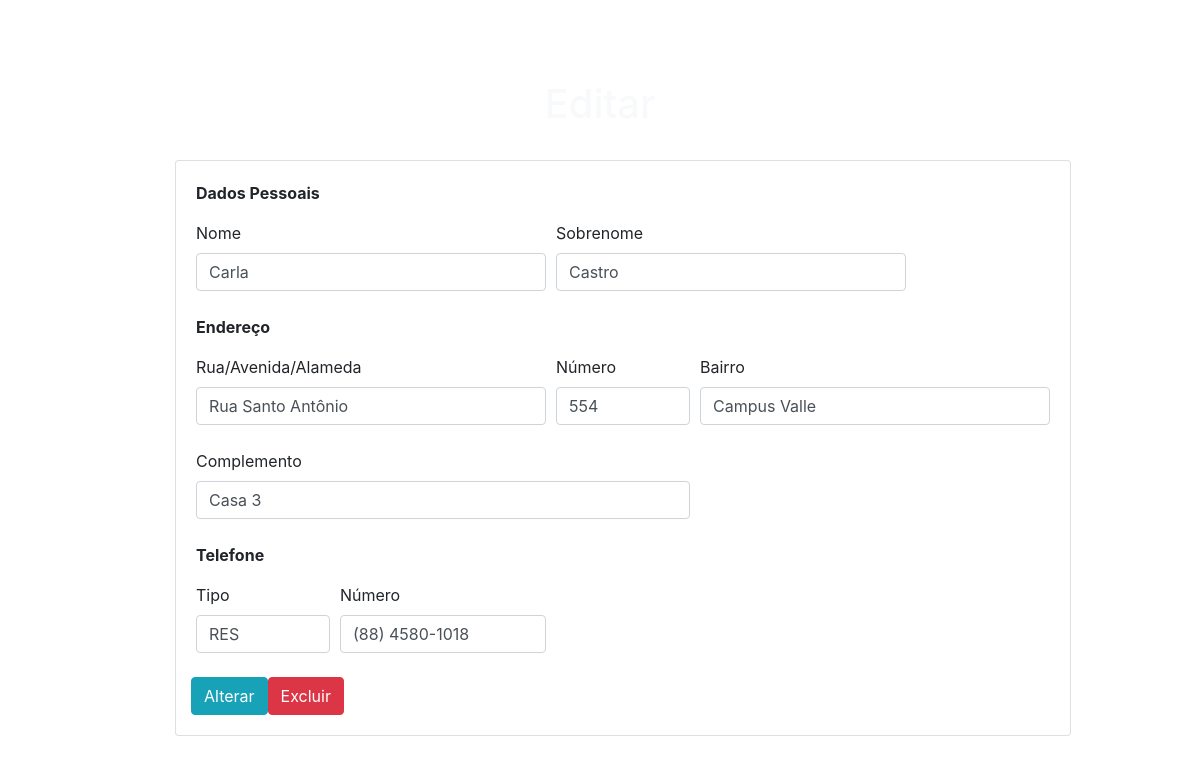
/3/editar/, run on the app's committed database.
### tables this page shows
CREATE TABLE cliente(
	id INTEGER PRIMARY KEY AUTOINCREMENT,
	nome TEXT(30) NOT NULL,
	sobrenome TEXT(30) NOT NULL
);

CREATE TABLE endereco(
	id INTEGER PRIMARY KEY AUTOINCREMENT,
	clienteid INT,
	rua TEXT(150) NOT NULL,
	numero TEXT(20),
	bairro TEXT(50) NOT NULL,
	complemento TEXT (150),
	CONSTRAINT fk_endereco_cliente FOREIGN KEY(clienteid) REFERENCES cliente(id)
);

CREATE TABLE telefone(
	id INTEGER PRIMARY KEY AUTOINCREMENT,
	tipo TEXT(3) NOT NULL,
	telnum TEXT(15) NOT NULL,
	clienteid INT,
	CHECK (TIPO IN ('RES','COM','CEL')),
	FOREIGN KEY(clienteid) REFERENCES cliente(id)
);

### app.py (the view, shortened to what this page needs)
@app.route('/<int:id>/editar/', methods=('GET', 'POST'))
def editar(id):
    cliente = get_cliente(id)
    endereco = get_endereco(id)
    telefone = get_telefone(id)
    return render_template('editar.html', cliente=cliente, endereco=endereco, telefone=telefone)

### app.py (called while the page is built)
def get_db_connection():
    conn = sqlite3.connect('database.db')
    conn.row_factory = sqlite3.Row
    return conn

def get_cliente(cliente_id):
    conn = get_db_connection()
    cliente = conn.execute('SELECT * FROM cliente WHERE id = ?',
                        (cliente_id,)).fetchone()
    conn.close()
    if cliente is None:
        abort(404)
    return cliente

def get_endereco(endereco_id):
    conn = get_db_connection()
    endereco = conn.execute('SELECT * FROM endereco WHERE id = ?',
                        (endereco_id,)).fetchone()
    conn.close()
    if endereco is None:
        abort(404)
    return endereco

def get_telefone(telefone_id):
    conn = get_db_connection()
    telefone = conn.execute('SELECT * FROM telefone WHERE id = ?',
                        (telefone_id,)).fetchone()
    conn.close()
    if telefone is None:
        abort(404)
    return telefone

### templates/editar.html (shortened to what this page needs)
<!DOCTYPE html>
<html lang="pt-br">
  <head>
    <link rel="stylesheet" href="https://stackpath.bootstrapcdn.com/bootstrap/4.1.3/css/bootstrap.min.css">
  </head>
  <body>
            <nav class="navbar navbar-expand-lg navbar-dark shadow-5-strong justify-content-center">
                    <ul class="navbar-nav me-auto mb-2 mb-lg-0"f>
                        <li class="nav-item">
                            <a class="nav-link active" href="{{url_for('index')}}">Início</a>
                        </li>
                        <li class="nav-item">
                            <a class="nav-link active" href="{{url_for('clientes')}}">Clientes</a>
                        </li>
                        <li class="nav-item">
                            <a class="nav-link" href="{{url_for('cadastro')}}">Cadastro</a>
                        </li>
                    </ul>
                </nav>
                <br>
                <div class="content">
            {% block content %}
                    <h1 class="text-center text-light">{% block title %} Editar {% endblock%}</h1>
                <br>
                <div class="mx-auto" style="width: 850px;">
                <div class="card" style="width: 56rem;">
                  <div class="card-body">
                    <p class="font-weight-bold">Dados Pessoais</p>
                        <form method="post">
                            <div class="form-row">
                                <div class="col-5">
                                    <label for="nome">Nome</label>
                                    <br>
                                    <input type="text" class = "form-control" name="nome"
                                           placeholder="Inserir nome"
                                           value="{{ request.form['nome'] or cliente['nome'] }}"></input>
                                    <br>
                                </div>
                                <div class="col-5">
                                    <label for="sobrenome">Sobrenome</label>
                                    <br>
                                    <input type="text" class = "form-control" name="sobrenome"
                                           placeholder="Inserir sobrenome"
                                           value="{{ request.form['sobrenome'] or cliente['sobrenome'] }}"></input>
                                    <br>
                                </div>
                            </div>
                            <p class="font-weight-bold">Endereço</p>
                            <div class="form-row">
                                <div class="col-5">
                                    <label for="rua">Rua/Avenida/Alameda</label>
                                    <br>
                                    <input type="text" class = "form-control" name="rua"
                                           placeholder="Ex: rua dos bobos"
                                           value="{{ request.form['rua'] or endereco['rua'] }}"></input>
                                    <br>
                                </div>
                                <div class="col-2">
                                    <label for="numero">Número</label>
                                    <br>
                                    <input type="text" class = "form-control" name="numero"
                                           placeholder="Ex: 999"
                                           value="{{ request.form['numero'] or endereco['numero'] }}"></input>
                                    <br>
                                </div>
                                <div class="col-5">
                                    <label for="bairro">Bairro</label>
                                    <br>
                                    <input type="text" class = "form-control" name="bairro"
                                           placeholder="Ex: Jardin Europa"
                                           value="{{ request.form['bairro'] or endereco ['bairro'] }}"></input>
                                    <br>
                                </div>
                            </div>
                            <div class="form-row">
                            <div class="col-7">
                                <label for="Complemento">Complemento</label>
                                <br>
                                <input type="text" class = "form-control" name="complemento"
                                       placeholder="Ex: próximo a padaria"
                                       value="{{ request.form['complemento'] or endereco['complemento'] }}"></input>
                                <br>
                            </div>
                            </div>
                            <p class="font-weight-bold">Telefone</p>
                            <div class="form-row">
                                <div class="col-2">
                                    <label for="tipo">Tipo</label>
                                    <br>
                                    <input type="text" class = "form-control  text-uppercase" name="tipo"
                                           placeholder="RES, COM ou CEL"
                                           value="{{ request.form['tipo'] or telefone['tipo'] }}"></input>
                                    <br>
                                </div>
                                <div class="col-3">
                                    <label for="telnum">Número</label>
                                    <br>
                                    <input type="text" class = "form-control" name="telnum"
                                           placeholder="(xx) xxxx-xxxx"
                                           value="{{ request.form['telnum'] or telefone['telnum'] }}"></input>
                                    <br>
                                </div>
                            </div>
                                <div class="form-row">
                                <button type="submit" class="btn btn-info">Alterar</button>
                        </form>
                                <form action="{{ url_for('excluir', id=cliente['id']) }}" method="POST">
                                <input type="submit" class="btn btn-danger" value="Excluir"
                                        onclick="return confirm('Você tem certeza de que deseja excluir esse cliente?')">
                                </form>
                                </div>
                        </div>
                    </div>
                </div>
            {% endblock %}
  </body>
</html>

### templates/editar.html (style rules this page uses)
body { background-image: url('../../static/img/bread1.jpg'); background-repeat: no-repeat; background-size: cover; }

### data on the page
cliente: nome "Carla", sobrenome "Castro"
endereco: rua "Rua Santo Antônio", numero "554", bairro "Campus Valle", complemento "Casa 3"
telefone: tipo "RES", telnum "(88) 4580-1018"
